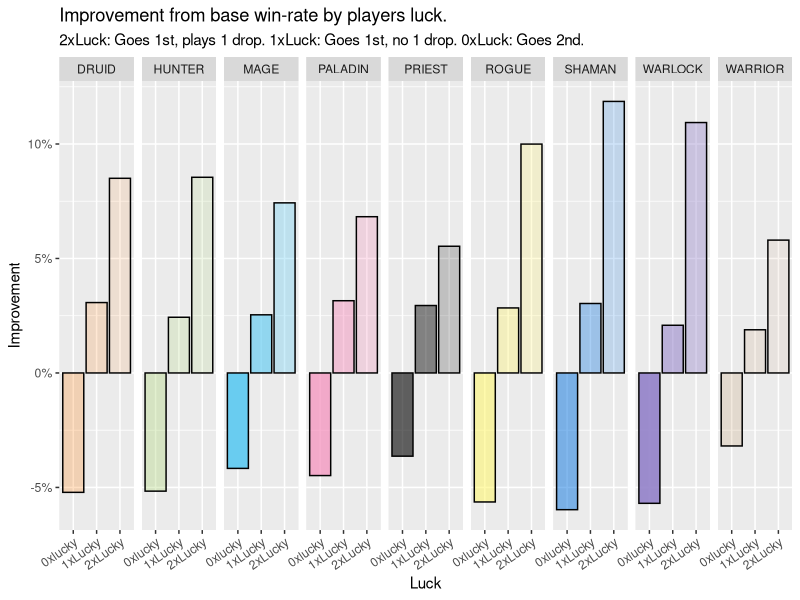
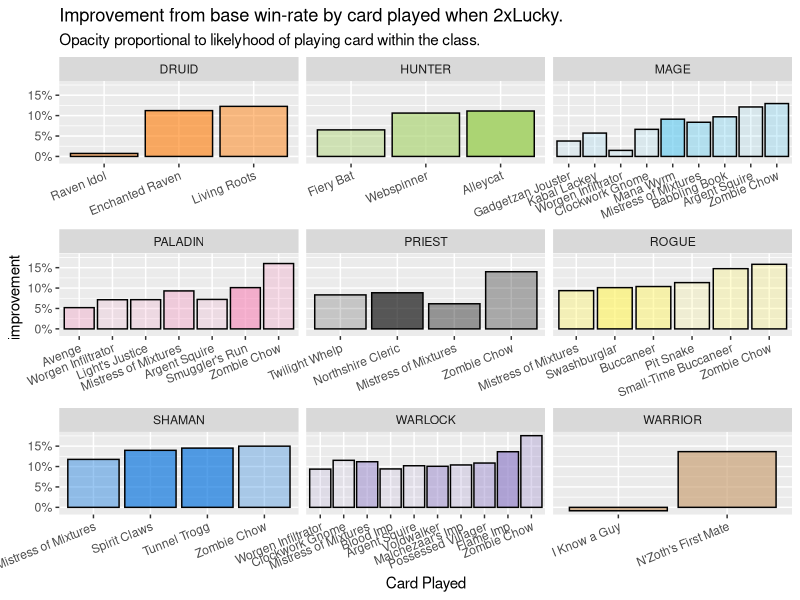

Generate these figures, in order, with R:
## ---- chunk 1
library(dplyr)
library(ggplot2)
library(scales)

data <- read.csv('rawData/Arena Turn 1 Play Stats - 280k games.csv')

hsColors <- c('#FF7D0A', '#ABD473', '#69CCF0', '#F58CBA',
              '#000000', '#FFF569', '#0070DE', '#9482C9', '#C79C6E')

#Base win rates
baseClassWinRate <- data %>%
  group_by(player_class) %>%
  summarise(baseRate = sum(games_won) / sum(games_played),
            n = sum(games_played)) %>%
  arrange(desc(baseRate))
## ---- chunk 2
#Win rates by luck and class
data %>%
  group_by(player_class,
           Luck = ifelse(went_first & card_played != 'NULL', '2xLucky',
                         ifelse(went_first, '1xLucky', '0xlucky'))) %>%
  summarise(rate = sum(games_won) / sum(games_played),
            play = sum(games_played)) %>%
  inner_join(baseClassWinRate, by = "player_class") %>%
  mutate(Improvement = rate - baseRate) %>%
  ggplot(aes(x = Luck,
             y = Improvement,
             fill = player_class,
             alpha = play)) +
  geom_bar(stat = 'identity', position = 'dodge', color = 'black') +
  facet_grid(~ player_class, scales = 'free_x') +
  theme(axis.text.x = element_text(angle = 35, hjust = 1)) +
  scale_y_continuous(labels = percent) +
  scale_fill_manual(values = hsColors) +
  guides(fill=FALSE, alpha=FALSE) +
  ggtitle('Improvement from base win-rate by players luck.',
          subtitle = '2xLuck: Goes 1st, plays 1 drop. 1xLuck: Goes 1st, no 1 drop. 0xLuck: Goes 2nd.')
## ---- chunk 3
#Base win rates by card played
data %>%
  group_by(player_class,
           card_played) %>%
  filter(card_played != 'NULL') %>%
  summarise(win = sum(games_won),
            play = sum(games_played),
            rate = sum(games_won) / sum(games_played)) %>%
  inner_join(baseClassWinRate, by = "player_class") %>%
  mutate(improvement = rate - baseRate,
         playPerClass = play / n) %>%
  filter(play >= 300) %>%
  ggplot(aes(x = reorder(card_played, improvement),
             y = improvement,
             fill = player_class,
             alpha = playPerClass)) +
  geom_bar(stat = 'identity',
           color = 'black') +
  theme(axis.text.x = element_text(angle = 22, hjust = 1)) +
  facet_wrap(~ player_class, scales = 'free_x') +
  scale_y_continuous(labels = percent) +
  scale_fill_manual(values = hsColors,
                    guide = guide_legend(title = "Player Class")) +
  guides(alpha=FALSE, fill=FALSE) +
  xlab('Card Played') +
  ggtitle('Improvement from base win-rate by card played when 2xLucky.',
          subtitle = 'Opacity proportional to likelyhood of playing card within the class.')

